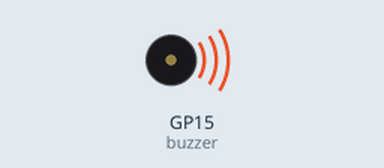
This program was run on a simulated Raspberry Pi Pico running MicroPython. Shown: buzzer (waves = sounding). At 15.0 s the program stops and its outputs stay as they are.

Above: at 0.1 s.
At 15.1 s:
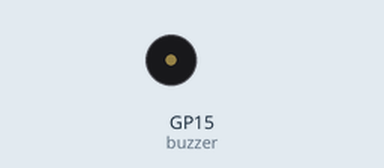
Timing chart, 0 to 16.5 s (numbered marks = the images above):
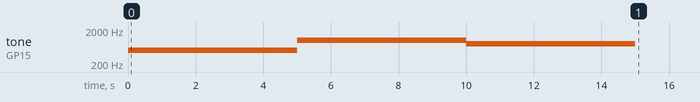

The program:

main.py
```python
# A very basic code to make a buzzing sound on a pizo buzzer
from machine import Pin, PWM
from utime import sleep

buzzer = PWM(Pin(15))

buzzer.freq(500)
buzzer.duty_u16(1000)
sleep(5)
buzzer.duty_u16(0)

buzzer.freq(1000)
buzzer.duty_u16(1000)
sleep(5)
buzzer.duty_u16(0)


buzzer.freq(800)
buzzer.duty_u16(1000)
sleep(5)
buzzer.duty_u16(0)
```

Measured:
- by itself, tone on GP15 (buzzer): silent → 500 Hz at 0.00 s, → 1000 Hz 5.0 s later, → 800 Hz 5.0 s later, → silent 5.0 s later
